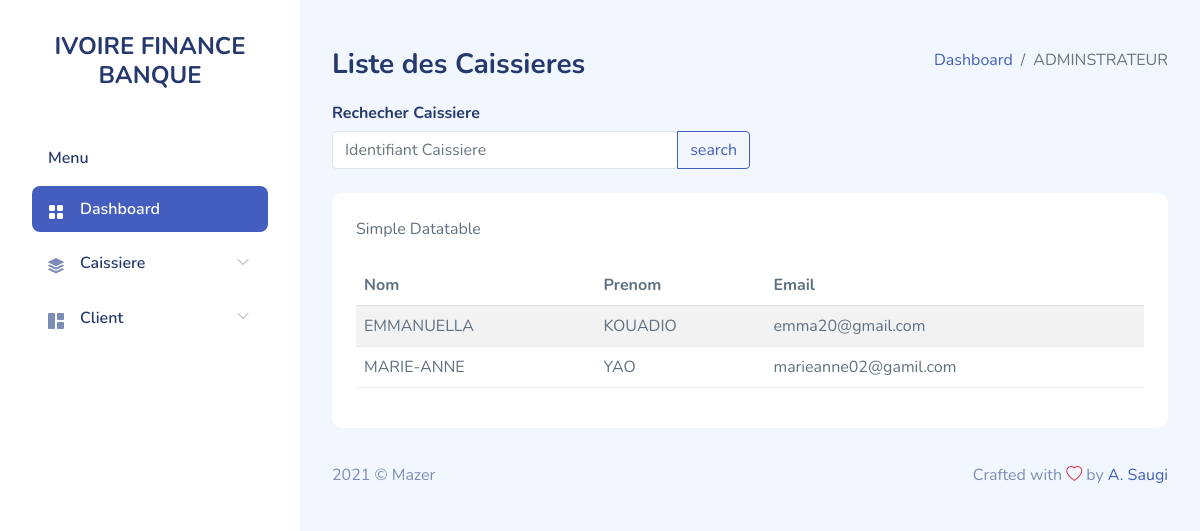
The page /admin/liste-caissiere.php on the database its author committed.
### tables this page shows
CREATE TABLE `caissiere` (
  `idcaisse` int(11) NOT NULL,
  `nomcaisse` varchar(255) NOT NULL,
  `prenomcaisse` varchar(255) NOT NULL,
  `emailcaisse` varchar(255) NOT NULL,
  `passwordcaisse` varchar(255) DEFAULT 'cib2021@',
  `numerocaisse` varchar(255) DEFAULT NULL
);

### admin/liste-caissiere.php (the view, shortened to what this page needs)
<?php
$bd = bd();
?>
<!DOCTYPE html>
<html lang="fr">
<head>
    <link rel="stylesheet" href="assets/css/bootstrap.css">
    <link rel="stylesheet" href="assets/vendors/perfect-scrollbar/perfect-scrollbar.css">
    <link rel="stylesheet" href="assets/vendors/bootstrap-icons/bootstrap-icons.css">
    <link rel="stylesheet" href="assets/css/app.css">
</head>
<body>
    <div id="app">
        <div id="sidebar" class="active">
            <div class="sidebar-wrapper active">
                <div class="sidebar-header">
                    <div class="d-flex justify-content-between">
                        <a href="index-1.html" style="text-align: center">
                            <h4>IVOIRE FINANCE BANQUE </h4>
                        </a>
                    </div>
                </div>
                <div class="sidebar-menu">
                    <ul class="menu">
                        <li class="sidebar-title">Menu</li>
                        <li class="sidebar-item active ">
                            <a href="index.php" class='sidebar-link'>
                                <i class="bi bi-grid-fill"></i>
                                <span>Dashboard</span>
                            </a>
                        </li>
                        <li class="sidebar-item  has-sub">
                            <a href="#" class='sidebar-link'>
                                <i class="bi bi-stack"></i>
                                <span>Caissiere</span>
                            </a>
                        </li>
                        <li class="sidebar-item  has-sub">
                            <a href="#" class='sidebar-link'>
                                <i class="bi bi-grid-1x2-fill"></i>
                                <span>Client</span>
                            </a>
                        </li>
                    </ul>
                </div>
            </div>
        </div>
        <div id="main">
            <div class="page-heading">
                <div class="page-title">
                    <div class="row">
                        <div class="col-12 col-md-8 order-md-1 order-last">
                            <h3>Liste des Caissieres</h3>
                        </div>
                        <div class="col-12 col-md-4 order-md-3 order-first">
                            <nav aria-label="breadcrumb" class="breadcrumb-header float-start float-lg-end">
                                <ol class="breadcrumb">
                                    <li class="breadcrumb-item">
                                        <a href="index-1.html">
                                            <p>Dashboard</p>
                                        </a>
                                    </li>
                                    <li class="breadcrumb-item active" aria-current="page">
                                        <h7>ADMINSTRATEUR</h7>
                                    </li>
                                </ol>
                            </nav>
                        </div>
                    </div>
                </div>
                <section class="section">
                    <div class="col-12 col-md-6 order-md-1 order-last">
                        <h6>Rechecher Caissiere</h6>
                        <div class="input-group">
                            <input type="search" class="form-control rounded" placeholder="Identifiant Caissiere" aria-label="Search" aria-describedby="search-addon" />
                            <button type="button" class="btn btn-outline-primary">search</button>
                        </div>
                    </div>
                    <br/>
                    <div class="card">
                        <div class="card-header">
                            Simple Datatable
                        </div>
                        <div class="card-body">
                        <?php
                        $requete = $bd->prepare("SELECT * FROM caissiere ");
                        $donne = $requete->execute();
                        ?>
                            <table class="table table-striped" id="table1">
                                <thead>
                                    <tr>
                                        <th>Nom</th>
                                        <th>Prenom</th>
                                        <th>Email</th>
                                    </tr>
                                </thead>
                                <tbody>
                                <?php     while($donnes = $requete->fetch() ){ ?>
                                    <tr>
                                        <td><?php echo $donnes['prenomcaisse'];?></td>
                                        <td><?php echo $donnes['nomcaisse'];?></td>
                                        <td><?php echo $donnes['emailcaisse'];?></td>
                                    </tr>
                                    <?php
                      }
                    ?>
                                </tbody>
                            </table>
                        </div>
                    </div>
                </section>
            </div>
            <footer>
                <div class="footer clearfix mb-0 text-muted">
                    <div class="float-start">
                        <p>2021 &copy; Mazer</p>
                    </div>
                    <div class="float-end">
                        <p>Crafted with <span class="text-danger"><i class="bi bi-heart"></i></span> by <a href="http://ahmadsaugi.com">A. Saugi</a></p>
                    </div>
                </div>
            </footer>
        </div>
    </div>
</body>
</html>

### admin/assets/css/app.css (style rules this page uses)
.card { margin-bottom:2.2rem;border:none }
.card .card-header { border:none }
.card .card-header~.card-body { padding-top:0 }
.card .card-body { padding:1.5rem }
#sidebar.active .sidebar-wrapper { left:0 }
.sidebar-wrapper { width:300px;height:100vh;position:fixed;top:0;z-index:10;overflow-y:auto;background-color:#fff;bottom:0;transition:left .5s ease-out }
.sidebar-wrapper .sidebar-header { padding:2rem 2rem 1rem;font-size:2rem;font-weight:700 }
.sidebar-wrapper .menu { margin-top:2rem;padding:0 2rem;font-weight:600 }
.sidebar-wrapper .menu .sidebar-title { padding:0 1rem;margin:1.5rem 0 1rem;font-size:1rem;list-style:none;font-weight:600;color:#25396f }
.sidebar-wrapper .menu .sidebar-link { display:block;padding:.7rem 1rem;font-size:1rem;display:flex;align-items:center;border-radius:.5rem;transition:all .5s;text-decoration:none;color:#25396f }
.sidebar-wrapper .menu .sidebar-link i,.sidebar-wrapper .menu .sidebar-link svg { color:#7c8db5 }
.sidebar-wrapper .menu .sidebar-link span { margin-left:1rem }
.sidebar-wrapper .menu .sidebar-item { list-style:none;margin-top:.5rem;position:relative }
.sidebar-wrapper .menu .sidebar-item.has-sub .sidebar-link:after { position:absolute;color:#ccc;right:15px;top:12px;display:block }
.sidebar-wrapper .menu .sidebar-item.active .sidebar-link { background-color:#435ebe }
.sidebar-wrapper .menu .sidebar-item.active .sidebar-link span { color:#fff }
.sidebar-wrapper .menu .sidebar-item.active .sidebar-link i,.sidebar-wrapper .menu .sidebar-item.active .sidebar-link svg { fill:#fff;color:#fff }
.dataTable-table td,.dataTable-table thead th,.table td,.table thead th { vertical-align:middle }
.dataTable-table:not(.table-borderless) thead th,.table:not(.table-borderless) thead th { border-bottom:1px solid #dedede!important }
.bi { width:1rem;height:1rem }
#main { margin-left:300px;padding:2rem }
.page-heading { margin:0 0 2rem }
.page-heading h3 { font-weight:700 }
a { text-decoration:none }

### rows shown on the page
caissiere: prenomcaisse "EMMANUELLA", nomcaisse "KOUADIO", emailcaisse "emma20@gmail.com"
caissiere: prenomcaisse "MARIE-ANNE", nomcaisse "YAO", emailcaisse "marieanne02@gamil.com"
